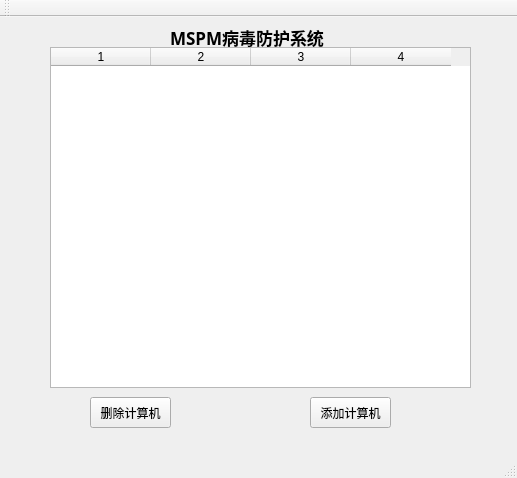
<?xml version="1.0" encoding="UTF-8"?>
<ui version="4.0">
 <class>MainWindow</class>
 <widget class="QMainWindow" name="MainWindow">
  <property name="geometry">
   <rect>
    <x>0</x>
    <y>0</y>
    <width>517</width>
    <height>478</height>
   </rect>
  </property>
  <property name="windowTitle">
   <string>MSPM控制台</string>
  </property>
  <widget class="QWidget" name="centralWidget">
   <widget class="QLabel" name="label">
    <property name="geometry">
     <rect>
      <x>170</x>
      <y>0</y>
      <width>161</width>
      <height>41</height>
     </rect>
    </property>
    <property name="font">
     <font>
      <family>黑体</family>
      <pointsize>13</pointsize>
      <weight>75</weight>
      <bold>true</bold>
     </font>
    </property>
    <property name="text">
     <string>MSPM病毒防护系统</string>
    </property>
   </widget>
   <widget class="QTableWidget" name="tableWidget">
    <property name="geometry">
     <rect>
      <x>50</x>
      <y>30</y>
      <width>421</width>
      <height>341</height>
     </rect>
    </property>
    <property name="rowCount">
     <number>0</number>
    </property>
    <property name="columnCount">
     <number>4</number>
    </property>
    <column/>
    <column/>
    <column/>
    <column/>
   </widget>
   <widget class="QPushButton" name="pushButton">
    <property name="geometry">
     <rect>
      <x>90</x>
      <y>380</y>
      <width>81</width>
      <height>31</height>
     </rect>
    </property>
    <property name="text">
     <string>删除计算机</string>
    </property>
   </widget>
   <widget class="QPushButton" name="pushButton_2">
    <property name="geometry">
     <rect>
      <x>310</x>
      <y>380</y>
      <width>81</width>
      <height>31</height>
     </rect>
    </property>
    <property name="text">
     <string>添加计算机</string>
    </property>
   </widget>
  </widget>
  <widget class="QMenuBar" name="menuBar">
   <property name="geometry">
    <rect>
     <x>0</x>
     <y>0</y>
     <width>517</width>
     <height>23</height>
    </rect>
   </property>
  </widget>
  <widget class="QToolBar" name="mainToolBar">
   <attribute name="toolBarArea">
    <enum>TopToolBarArea</enum>
   </attribute>
   <attribute name="toolBarBreak">
    <bool>false</bool>
   </attribute>
  </widget>
  <widget class="QStatusBar" name="statusBar"/>
 </widget>
 <layoutdefault spacing="6" margin="11"/>
 <resources/>
 <connections/>
</ui>
